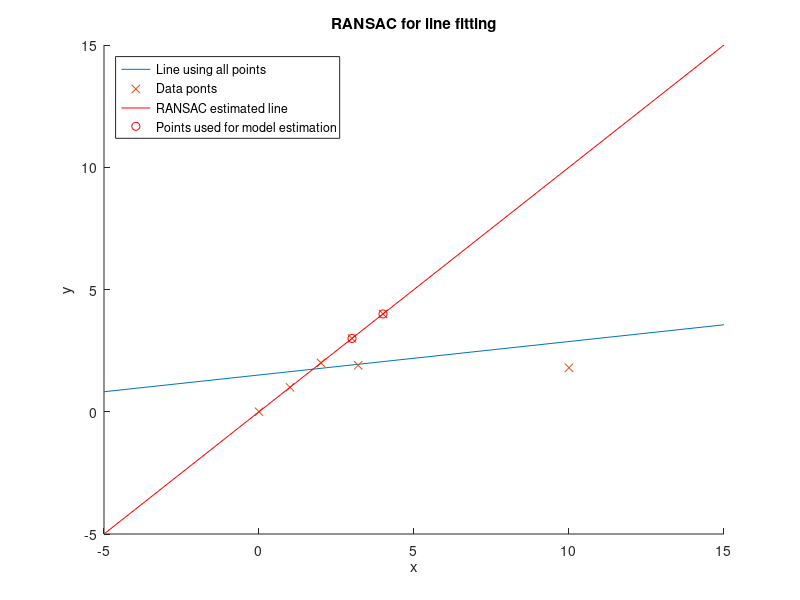

Write the MATLAB code that produced this figure.
%%%%%%%%%%%%%%%%%%%%%%%%%%%%%%%%%%%%%%%%%%%%%%%%%%
% Diagnostic Medical Image Processing (DMIP) 
% WS 2014/15
% Author: Marco Boegel & Yan Xia
% Exercise: RANSAC
% NOTE: Complete the '???' lines
%%%%%%%%%%%%%%%%%%%%%%%%%%%%%%%%%%%%%%%%%%%%%%%%%%

function ransacline_ex
    clear all;
    close all;
    clc;
    
    % Point amount for model estimation (minimum number according to
    % RANSAC), probability for outliers, probability for correct model
    mn = 2;
    oP = 0.2;
    cP = 0.9999;
    
    % Data points to fit
    pts = [0   0;
           1   1;
           2   2;
           3   3;
           3.2 1.9;
           4   4;
           10  1.8];
       
    % Draw estimated line considering all points   
    figure(1);
    hold on;
    title('RANSAC for line fitting');
    xlabel('x');
    ylabel('y');
    
    x = [-min(pts(:,1))-5 max(pts(:,1))+5];
    aMdl = fitline(pts);
    am = aMdl(1);
    at = aMdl(2);
    
    ay = x*am+at;
    
    plot(x,ay);
    plot(pts(:,1)',pts(:,2)','x');
       
    % Estimate best model using RANSAC
    [eMdl mPts err] = commonransac(pts, mn, oP, cP, @fitline, @lineerror);
    
    % Draw estimated line and outliers
    em = eMdl(1);
    et = eMdl(2);
    
    ey = x*em+et;
    
    plot(x,ey,'r');
    plot(mPts(:,1)',mPts(:,2)','or');
    
    legend('Line using all points', 'Data ponts', 'RANSAC estimated line', 'Points used for model estimation', 'Location', 'NorthWest');
    
    err
    em
    et
    
    
end

function [bMdl mPts err] = commonransac(data, mn, oRelFr, cProb, mdlEstFct, errFct)
% RANSAC function to return best estimated model parameters
% 
%   [bMdl mPts err] = commonransac(data, mn, oProb, cProb, mdlEstFct,
%   errFct) returns the best estimated model parameters bMdl, the used
%   sample points mPts for building the model and the error err of the
%   estimated model. Used parameters are data as data points, mn as minimum
%   number of data points required to build the model, oRelFr as relative
%   frequency of outliers, cProb as probability to randomly choose the best
%   estimated model in one of the iterations, mdlEstFct as function for
%   model estimation and errFct as error function. data is assumed to
%   represent one data point in each row. mdlEstFct and errFct
%   require the following interfaces:
%   [mdl] = mdlEstFct(data)
%   [err] = errFct(mdl,data)
% 
    it = ceil(log(1-cProb)/log(1-(1-oRelFr)^mn));
    n = size(data,1);

    err = Inf;
    bMdl = [];
    mPts = [];
    
    for i=1:it
        rPerm = randperm(n);
        mData = data(rPerm(1:mn),:);
        
        cMdl = mdlEstFct(mData);
        lErr = errFct(cMdl,data);
        
        if(lErr < err)
            err = lErr;
            mPts = mData;
            bMdl = cMdl;
        end
    end
end

function [err] = lineerror(mdl,pts)
% Estimates the error for a line fitted through the data points pts using 
% model parameters mdl
    thr = 0.2;

    m = mdl(1);
    t = mdl(2);
    n = size(pts,1);
    
    x = [-min(pts(:,1)-5),max(pts(:,1))+5];
    y = m*x + t;
    cPt1 = [x(1);y(1)];
    cPt2 = [x(2);y(2)];
    r = cPt2 - cPt1;    %step 1
    
    nn = [-r(2);r(1)];
    nn = nn/norm(nn);   %step 2
    
    d = cPt1' * nn;     %step 3
    
    ds = abs(pts * nn - d);
    err = sum(ds > thr)/n;%step 4
end

function [mdl] = fitline(pts)
% Fits a line throug pts using least squares and returns line parameters
% [m t] in model vector mdl.

    % Build components for eq:
    %
    %         |m|                      
    %  M    * |t| =  ptsY
    %
    % and solve it to get the line eq for l
    
    x = pts(:,1);
    y = pts(:,2);
%     n = size(pts,1);
%     M = ones(n,2);
%     M(:,1) = x;
    M = [x,ones(length(x),1)]; 
    Mpinv = pinv(M);
    mdl = Mpinv * y;
    
end